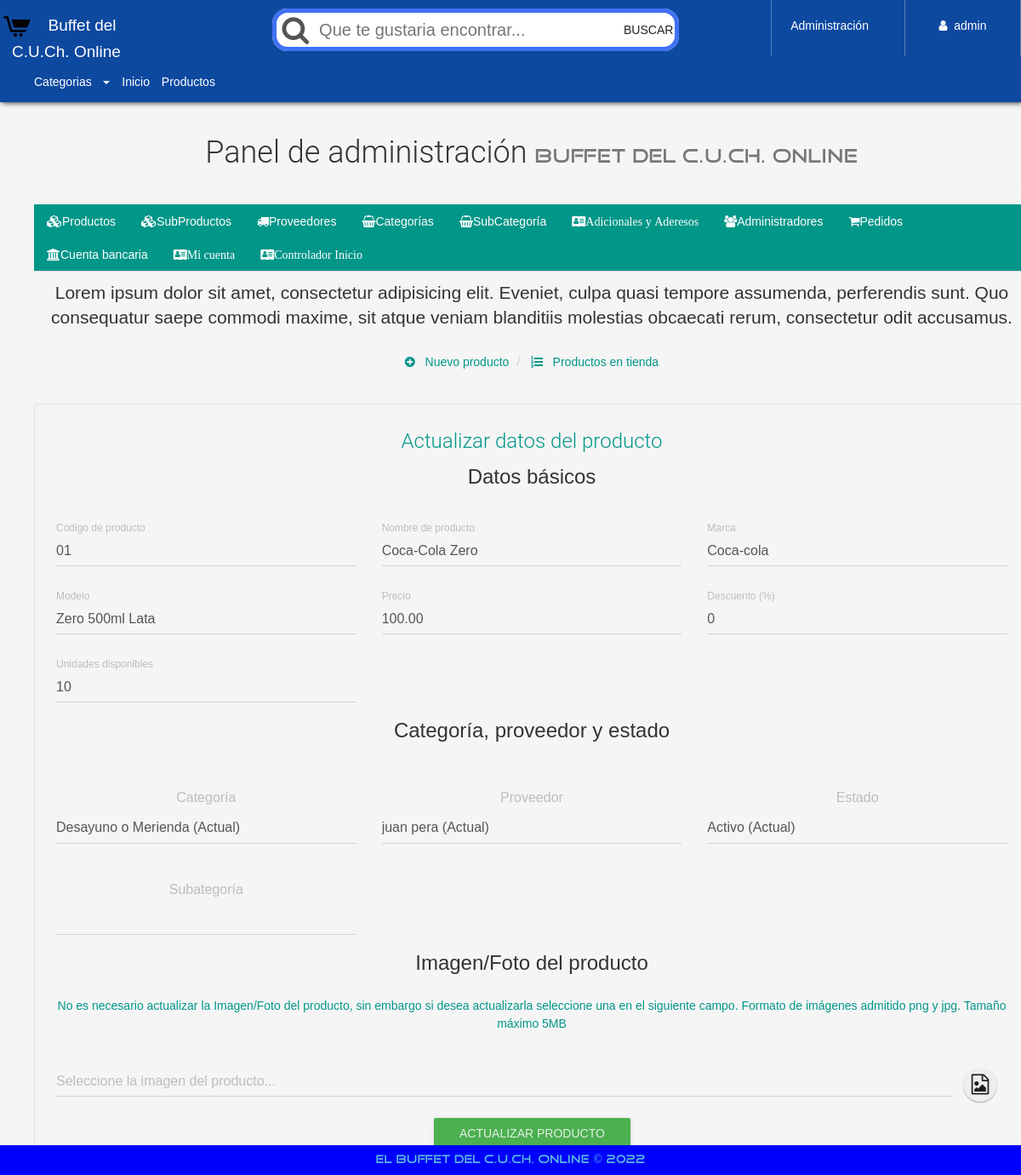
/configAdmin.php?view=productinfo&code=01 (signed in), run on the app's committed database.
### tables this page shows
CREATE TABLE `producto` (
  `CodigoProd` varchar(30) NOT NULL,
  `NombreProd` varchar(30) NOT NULL,
  `CodigoCat` varchar(30) NOT NULL,
  `Precio` decimal(30,2) NOT NULL,
  `Modelo` varchar(30) NOT NULL,
  `Marca` varchar(30) NOT NULL,
  `Stock` int(20) NOT NULL,
  `NITProveedor` varchar(30) NOT NULL,
  `Imagen` varchar(150) NOT NULL,
  `Nombre` varchar(30) NOT NULL,
  `Estado` varchar(50) NOT NULL,
  `Descuento` int(11) NOT NULL
);

### library/consulSQL.php (called while the page is built, shortened)
<?php
class ejecutarSQL {
    public static function conectar(){
        if(!$con=  mysqli_connect(SERVER,USER,PASS,BD)){
            echo "Error en el servidor, verifique sus datos";
        }
        mysqli_set_charset($con, "utf8");
        return $con;
    }
    public static function consultar($query) {
        if (!$consul = mysqli_query(ejecutarSQL::conectar(), $query)) {
            echo 'Error en la consulta SQL ejecutada';
        }
        return $consul;
    }
}
?>

### admin/productinfo-view.php (the view, shortened to what this page needs)
<p class="lead">
    Lorem ipsum dolor sit amet, consectetur adipisicing elit. Eveniet, culpa quasi tempore assumenda, perferendis sunt. Quo consequatur saepe commodi maxime, sit atque veniam blanditiis molestias obcaecati rerum, consectetur odit accusamus.
</p>
<ul class="breadcrumb" style="margin-bottom: 5px;">
    <li>
        <a href="configAdmin.php?view=product">
            <i class="fa fa-plus-circle" aria-hidden="true"></i> &nbsp; Nuevo producto
        </a>
    </li>
    <li>
        <a href="configAdmin.php?view=productlist"><i class="fa fa-list-ol" aria-hidden="true"></i> &nbsp; Productos en tienda</a>
    </li>
</ul>
<div class="">
	<div class="row">
        <div class="col-xs-12">
            <div class="container-form-admin">
                <h3 class="text-primary text-center">Actualizar datos del producto</h3>
                <?php
                	$code=$_GET['code'];
                	$producto=ejecutarSQL::consultar("SELECT * FROM producto WHERE CodigoProd='$code'");
                	$prod=mysqli_fetch_array($producto, MYSQLI_ASSOC);
                ?>
                <form action="./process/updateProduct.php" method="POST" enctype="multipart/form-data" class="FormCatElec" data-form="update">
                    <div class="container-fluid">
                        <div class="row">
                            <div class="col-xs-12">
                                <legend>Datos básicos</legend>
                            </div>
                            <div class="col-xs-12 col-sm-6 col-md-4">
                              <div class="form-group label-floating">
                                <label class="control-label">Código de producto</label>
                                <input type="text" class="form-control" value="<?php echo $prod['CodigoProd']; ?>" required maxlength="30" readonly name="prod-codigo">
                              </div>
                            </div>
                            <div class="col-xs-12 col-sm-6 col-md-4">
                              <div class="form-group label-floating">
                                <label class="control-label">Nombre de producto</label>
                                <input type="text" class="form-control" value="<?php echo $prod['NombreProd']; ?>" required maxlength="30" name="prod-name">
                              </div>
                            </div>
                            <div class="col-xs-12 col-sm-6 col-md-4">
                              <div class="form-group label-floating">
                                <label class="control-label">Marca</label>
                                <input type="text" class="form-control" value="<?php echo $prod['Marca']; ?>" required name="prod-marca">
                              </div>
                            </div>
                            <div class="col-xs-12 col-sm-6 col-md-4">
                              <div class="form-group label-floating">
                                <label class="control-label">Modelo</label>
                                <input type="text" class="form-control" value="<?php echo $prod['Modelo']; ?>" required name="prod-model">
                              </div>
                            </div>
                            <div class="col-xs-12 col-sm-6 col-md-4">
                              <div class="form-group label-floating">
                                <label class="control-label">Precio</label>
                                <input type="text" class="form-control" value="<?php echo $prod['Precio']; ?>" required maxlength="20" pattern="[0-9.]{1,20}" name="prod-price">
                              </div>
                            </div>
                            <div class="col-xs-12 col-sm-6 col-md-4">
                              <div class="form-group label-floating">
                                <label class="control-label">Descuento (%)</label>
                                <input type="text" class="form-control" required maxlength="2" pattern="[0-9]{1,2}" name="prod-desc-price" value="<?php echo $prod['Descuento']; ?>">
                              </div>
                            </div>
                            <div class="col-xs-12 col-sm-6 col-md-4">
                              <div class="form-group label-floating">
                                <label class="control-label">Unidades disponibles</label>
                                <input type="text" class="form-control" value="<?php echo $prod['Stock']; ?>" required maxlength="20" pattern="[0-9]{1,20}" name="prod-stock">
                              </div>
                            </div>
                            <div class="col-xs-12">
                                <legend>Categoría, proveedor y estado</legend>
                            </div>
                            <div class="col-xs-12 col-sm-6 col-md-4">
                              <div class="form-group">
                                <label>Categoría</label>
                                <select class="form-control" name="prod-categoria">
                                    <?php
                                        $categoria=ejecutarSQL::consultar("SELECT * FROM categoria");
                                        while($catec=mysqli_fetch_array($categoria, MYSQLI_ASSOC)){
                                        	if($prod['CodigoCat']==$catec['CodigoCat']){
                                            	echo '<option selected="" value="'.$catec['CodigoCat'].'">'.$catec['Nombre'].' (Actual)</option>';
                                        	}else{
                                        		echo '<option value="'.$catec['CodigoCat'].'">'.$catec['Nombre'].'</option>';
                                        	}
                                        }
                                    ?>
                                </select>
                              </div>
                            </div>
                            <div class="col-xs-12 col-sm-6 col-md-4">
                              <div class="form-group">
                                <label>Proveedor</label>
                                <select class="form-control" name="prod-codigoP">
                                    <?php
                                        $proveedor=ejecutarSQL::consultar("SELECT * FROM proveedor");
                                        while($prov=mysqli_fetch_array($proveedor, MYSQLI_ASSOC)){
                                        	if($prod['NITProveedor']==$prov['NITProveedor']){
                                        		echo '<option selected="" value="'.$prov['NITProveedor'].'">'.$prov['NombreProveedor'].' (Actual)</option>';
                                        	}else{
                                            	echo '<option value="'.$prov['NITProveedor'].'">'.$prov['NombreProveedor'].'</option>';
                                        	}
                                        }
                                    ?>
                                </select>
                              </div>
                            </div>
                            <div class="col-xs-12 col-sm-6 col-md-4">
                              <div class="form-group">
                                <label>Estado</label>
                                <select class="form-control" name="prod-estado">
                                	<?php
                                		if($prod['Estado']=="Activo"){
                                			echo '
                                				<option value="Activo" selected="">Activo (Actual)</option>
                                    			<option value="Desactivado">Desactivado</option>
                                			';
                                		}else{
                                			echo '
                                				<option value="Activo">Activo</option>
                                    			<option value="Desactivado" selected="">Desactivado (Actual)</option>
                                			';
                                		}
                                	?>
                                </select>
                              </div>
                            </div>
                            <div class="col-xs-12 col-sm-6 col-md-4">
                              <div class="form-group">
                                <label>Subategoría</label>
                                <select class="form-control" name="prod-Subcategoria">
                                </select>
                              </div>
                            </div>
                            <div class="col-xs-12">
                                <legend>Imagen/Foto del producto</legend>
                                <p class="text-center text-primary">
                                    No es necesario actualizar la Imagen/Foto del producto, sin embargo si desea actualizarla seleccione una en el siguiente campo. Formato de imágenes admitido png y jpg. Tamaño máximo 5MB
                                </p>
                            </div>
                            <div class="col-xs-12">
                                <div class="form-group">
                                  <div class="input-group">
                                    <input type="text" readonly="" class="form-control" placeholder="Seleccione la imagen del producto...">
                                      <span class="input-group-btn input-group-sm">
                                        <button type="button" class="btn btn-fab btn-fab-mini">
                                          <i class="fa fa-file-image-o" aria-hidden="true"></i>
                                        </button>
                                      </span>
                                  </div>
                                </div>
                            </div>
                        </div>
                    </div>
                <p class="text-center"><button type="submit" class="btn btn-success btn-raised">Actualizar producto</button></p>
                </form>
            </div>
        </div>
    </div>
</div>

### css/style.css (style rules this page uses)
body { font-family: "FontFamilySPro"; line-height: 1.5; font-size: 1.4em; width: 100vw; min-height: 100vh; margin: 0px; padding: 0px; background-position: center ; background-repeat: no-repeat; background-color: rgba(186, 188, 171, .87); }
* { margin: 0; padding: 0; box-sizing: border-box; font-family: 'Poppins', sans-serif; }
.container-form-admin { border: 1px solid #e0e1e1 !important; border-radius: 4px; padding: 10px; margin-top: 25px; }
#container-page-configAdmin { background-color: whitesmoke; }

### data on the page
producto: prod-codigo "01", prod-name "Coca-Cola Zero", prod-marca "Coca-cola", prod-model "Zero 500ml Lata", prod-price "100.00", prod-desc-price "0", prod-stock "10", prod-estado "Activo (Actual)"

### other printed values
$_SESSION['nombreAdmin'] "admin"
form field prod-categoria "Desayuno o Merienda (Actual)"
form field prod-codigoP "juan pera (Actual)"
